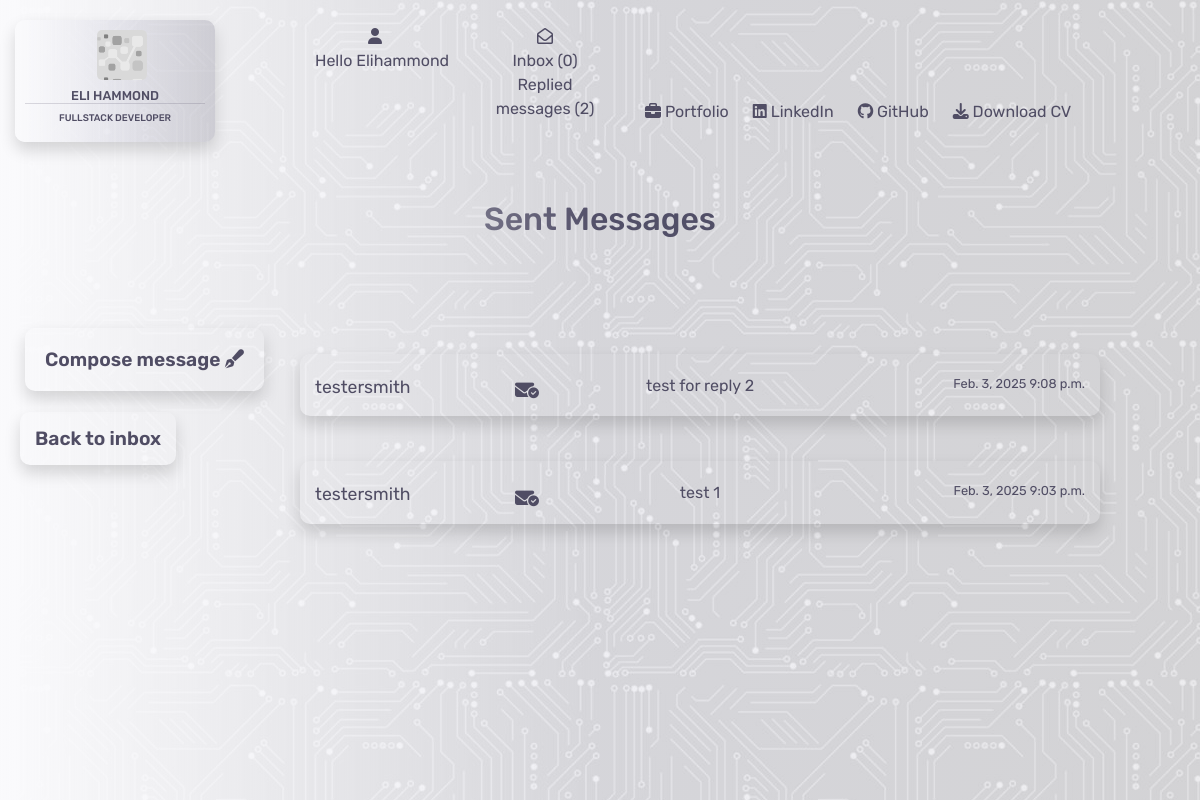
Page /contacts/sent/ (signed in) on the earlier database version.
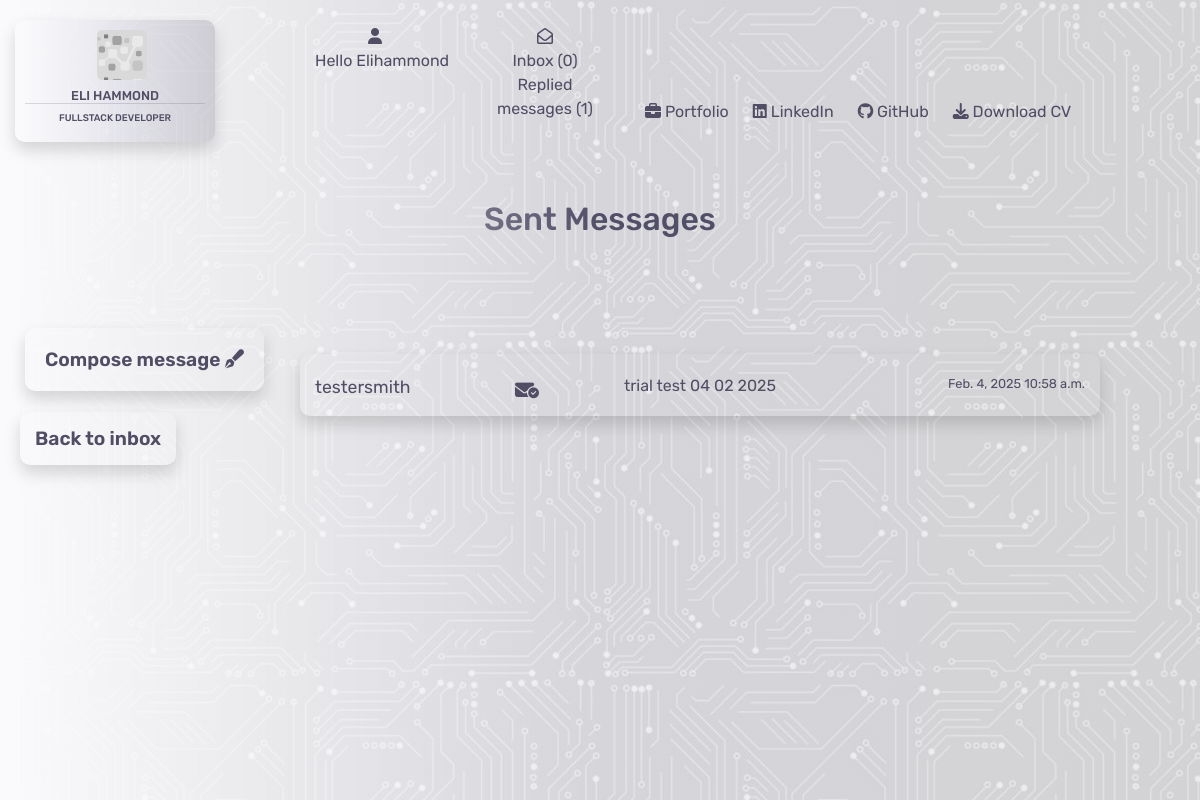
Same page on the later database version.
### contacts/models.py (models this page shows)
class Contacts(models.Model):
    class Meta:
        verbose_name_plural = "Contacts"
    name = models.CharField(max_length=26)
    send_to = models.CharField(max_length=240)
    subject = models.CharField(max_length=52, null=True, blank=True)
    email = models.EmailField()
    phone = models.IntegerField()
    message = models.TextField()
    date = models.DateField(auto_now_add=True)
    time = models.TimeField(auto_now_add=True)
    read = models.BooleanField(default=False)

### contacts/views.py (the view)
# urls.py: path('sent/', views.sent_messages, name='sent_messages'),
@login_required
def sent_messages(request):
    inbox = Contacts.objects.all().order_by('-date', '-time')
    context = {
        'inbox': inbox,
    }
    return render(request, 'contacts/sent_messages.html', context)

### contacts/contexts.py (called while the page is built)
def contacts_inbox(request):
    user = request.user.id
    if user:
        user_inbox = get_object_or_404(User, username=request.user)
        inbox = Contacts.objects.filter(send_to=user_inbox)
        replied = Replied.objects.filter(send_to=user_inbox)
        replied_count = len(replied)
        unread_messages = inbox.filter(read=False).count()
        print(unread_messages)
        message_count = len(inbox)
        print(int(message_count))
        context = {
            'inbox': inbox,
            'message_count': message_count,
            'unread_messages': unread_messages,
            'replied': replied,
            'replied_count': replied_count
        }
    else:
        inbox = Contacts.objects.all()
        context = {
            'inbox': inbox
        }
    return context

### contacts/templates/contacts/sent_messages.html (shortened to what this page needs)
{% extends "base.html" %}
{% load static %}
{% block content %}
<div class="container-fluid">
    <div class="row">
        <div class="col-4"></div>
        <div class="col-4">
            <h2 class="header">Sent Messages</h2>
        </div>
        <div class="col-4"></div>
    </div>
    <div class="inbox-header">
        <a href="{% url 'compose_message' %}" class="compose shadow">Compose message <i class="fa-solid fa-pen-fancy"></i></a>
    </div>
    <div class="inbox-header">
        <a href="{% url 'contacts' %}" class="sent-messages shadow">Back to inbox </a>
    </div>
    {% for i in inbox %}
    <div class="row">
        <div class="col-3">
        </div>
        {% if i.name == user.username %}
        <div class="col-8">
            <div {% if i.read %}class="opened-message"{% endif %}>
                <a href="{% url 'open_message' i.id %}">
                    <div class="row message-container shadow">
                        <div class="col-3">
                            <p class="inbox-name new-message">{{ i.send_to }}</p>
                        </div>
                        <div class="col-6">
                            {% if i.subject %}
                            <p class="inbox-subject new-message">{{ i.subject }}</p>
                            {% else %}
                            <p class="inbox-subject new-message">no subject</p>
                            {% endif %}
                        </div>
                        <div class="col-3">
                            <p class="inbox-date-time new-message">{{ i.date }} {{ i.time }}</p>
                        </div>
                    </div>
                </a>
                <p>
                    <a href="{% url 'mark_unread' i.id %}" class="unread" title="Mark as unread">
                        <i class="fa-solid fa-envelope-circle-check"></i>
                    </a>
                </p>
            </div>
        </div>
        {% endif %}
        <div class="col-1"></div>
    </div>
    {% endfor %}
</div>
{% endblock %}

### templates/base.html (shortened to what this page needs)
{% load static %}
<!DOCTYPE html>
<html lang="en">
<head>
    {% block corecss %}
        <link rel="stylesheet" href="https://stackpath.bootstrapcdn.com/bootstrap/4.4.1/css/bootstrap.min.css">
        <link rel="stylesheet" href="https://cdnjs.cloudflare.com/ajax/libs/font-awesome/6.6.0/css/all.min.css">
        <link rel="stylesheet" href="https://cdnjs.cloudflare.com/ajax/libs/font-awesome/6.6.0/css/all.min.css">
        <link rel="stylesheet" href="{% static 'css/base.css' %}">
    {% endblock %}
</head>
<body>
    <div class="opaque"></div>
    <header>
        <nav>
            <div class="container-fluid">
                <div class="row">
                    <div class="col-md-3">
                        <a href="{% url 'home' %}">
                            <div class="logo shadow">
                                <div class="logo-logo"></div>
                                <h5>Eli Hammond</h5>
                                <h6>Fullstack Developer</h6>
                            </div>
                        </a>
                    </div>
                    <div class="col-md-3">
                        <div class="row">
                            <div class="col-md-6">
                                <div class="dropdown">
                                    <div class="dropbtn">
                                        <div class="icon"><i class="fa-solid fa-user"></i></div>
                                        {% if request.user.is_authenticated %}
                                            <div class="hello">
                                                Hello {{ user.username|capfirst }}
                                            </div>
                                        {% else %}
                                            Login/Register
                                        {% endif %}
                                    </div>
                                </div>
                            </div>
                            <div class="col-md-6">
                                {% if request.user.is_authenticated %}
                                    <div class="message-box">
                                        <a href="{% url 'contacts' %}">
                                            <div class="icon"><i class="fa-regular fa-envelope-open"></i></div>
                                            Inbox ({{ unread_messages }})
                                            Replied messages ({{ replied_count }})
                                        </a>
                                    </div>
                                {% endif %}
                            </div>
                        </div>
                    </div>
                    <div class="col-md-6">
                    </div>
                </div>
                <div class="row bottom-header">
                    <div class="col-md-6"></div>
                    <div class="col-md-6 d-none d-lg-block">
                        <ul>
                            <li>
                                <a href="{% url 'portfolio' %}">{% block custom_style %}<i class="fa-solid fa-briefcase"></i> Portfolio{% endblock %}</a>
                            </li>
                            <li>
                                <a href="https://www.linkedin.com/in/elliot-hammond-286739298/" target="_blank"><i class="fa-brands fa-linkedin"></i> LinkedIn</a>
                            </li>
                            <li>
                                <a href="https://github.com/e-h-dev" target="_blank"><i class="fa-brands fa-github"></i> GitHub</a>
                            </li>
                            <li>
                                <a href="/media/CV.pdf" target="_blank"><i class="fa-solid fa-download"></i> Download CV</a>
                            </li>
                        </ul>
                    </div>
                </div>
            </div>
        </nav>
    </header>
    {% block content %}
    {% endblock %}
</body>
</html>

Differences in the rows shown:
removed Contacts: send_to "testersmith", subject "test for reply 2", date "Feb. 3, 2025", time "9:08 p.m."
removed Contacts: send_to "testersmith", subject "test 1", date "Feb. 3, 2025", time "9:03 p.m."
added Contacts: send_to "testersmith", subject "trial test 04 02 2025", date "Feb. 4, 2025", time "10:58 a.m."
Other differences:
{{ replied_count }}: "2" → "1"
